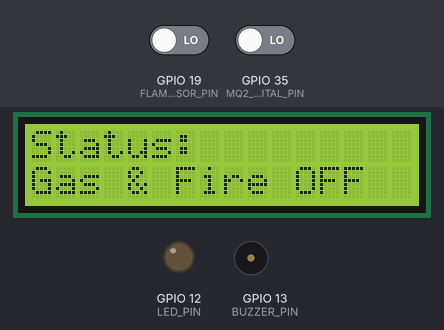
This sketch was run on a simulated ESP32. On the bench: 16×2 character LCD, output pins drawn as LEDs (lit = HIGH), buzzer (waves = sounding, pin HIGH). The test bench sets the inputs (shaded band); at power-on: GPIO 19 (FLAME_SENSOR_PIN) LOW, GPIO 35 (MQ2_DIGITAL_PIN) LOW. What the sketch prints to the serial monitor is not drawn.

Above: at 3.2 s.
3.3 s: GPIO 19 (FLAME_SENSOR_PIN) driven HIGH
At 4.6 s:
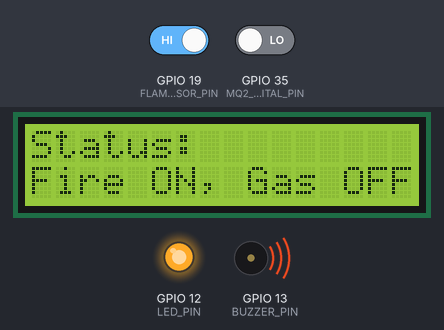
5.6 s: GPIO 35 (MQ2_DIGITAL_PIN) driven HIGH
At 6.8 s:
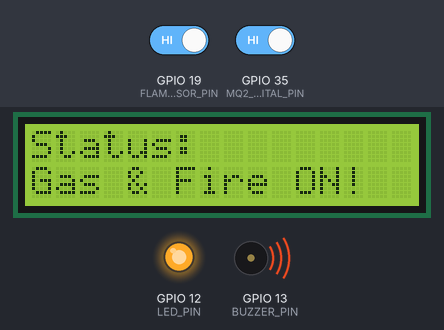
7.7 s: GPIO 19 (FLAME_SENSOR_PIN) driven LOW
At 9.0 s:
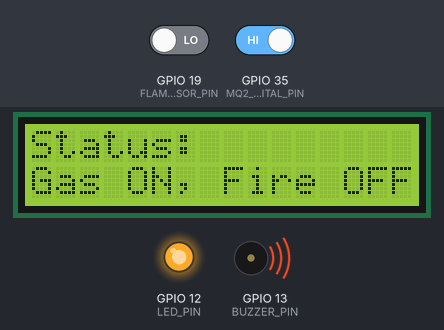
9.7 s: GPIO 35 (MQ2_DIGITAL_PIN) driven LOW
At 11.1 s:
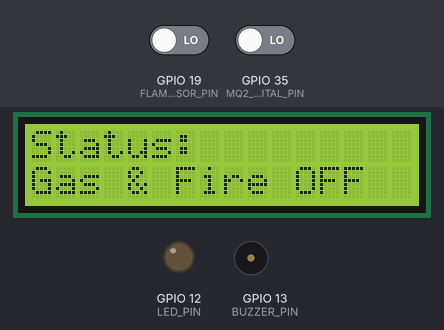
Timing chart, 0 to 12.7 s (numbered marks = the images above; inputs shaded):
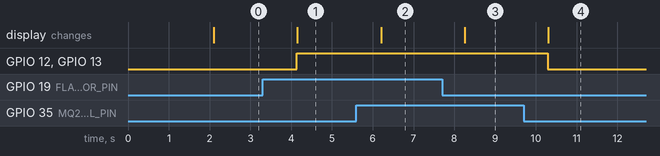

Measured:
- after the input at 3.3 s, GPIO 12 (LED_PIN), GPIO 13 (BUZZER_PIN): LOW → HIGH after 0.84 s; the display: changes after 0.85 s (image 1)
- after the input at 5.6 s, the display: changes after 0.61 s (image 2)
- after the input at 7.7 s, the display: changes after 0.56 s (image 3)
- after the input at 9.7 s, GPIO 12 (LED_PIN), GPIO 13 (BUZZER_PIN): HIGH → LOW after 0.59 s; the display: changes after 0.60 s (image 4)

The sketch:

works_all.ino
```cpp
#include <Wire.h>
#include <LiquidCrystal_I2C.h>

// Define I2C pins for ESP32
#define SDA_PIN 21
#define SCL_PIN 22

// Sensor Pins
#define MQ2_DIGITAL_PIN 35  // D0 (Digital Output) from MQ-2
#define FLAME_SENSOR_PIN 19 // D0 (Digital Output) from Flame Sensor

// Buzzer and LED Pins
#define BUZZER_PIN 13
#define LED_PIN 12

// LCD I2C Address (0x27 or 0x3F)
LiquidCrystal_I2C lcd(0x27, 16, 2);

void setup() {
  Serial.begin(115200);
  Serial.println("ESP32 Gas & Flame Detector");

  // Initialize I2C for LCD
  Wire.begin(SDA_PIN, SCL_PIN);
  lcd.init();
  lcd.backlight();
  lcd.setCursor(0, 0);
  lcd.print("Gas & Flame Sensor");

  // Set pin modes
  pinMode(MQ2_DIGITAL_PIN, INPUT);
  pinMode(FLAME_SENSOR_PIN, INPUT);
  pinMode(BUZZER_PIN, OUTPUT);
  pinMode(LED_PIN, OUTPUT);

  // Ensure LED & Buzzer are OFF at startup
  digitalWrite(BUZZER_PIN, LOW);
  digitalWrite(LED_PIN, LOW);

  delay(2000);
}

void loop() {
  int gasDetected = digitalRead(MQ2_DIGITAL_PIN);    // Read MQ-2 Gas Sensor
  int flameDetected = digitalRead(FLAME_SENSOR_PIN); // Read Flame Sensor

  Serial.print("Gas Status: ");
  Serial.println(gasDetected == HIGH ? "DANGER" : "SAFE");

  Serial.print("Flame Status: ");
  Serial.println(flameDetected != LOW ? "FIRE DETECTED" : "NO FIRE");

  // Update LCD
  lcd.clear();
  lcd.setCursor(0, 0);
  lcd.print("Status:");

  if (gasDetected == HIGH || flameDetected != LOW) { // Gas or Fire detected
    Serial.println("WARNING: Gas/Flame Detected!");
    digitalWrite(BUZZER_PIN, HIGH);
    digitalWrite(LED_PIN, HIGH);

    lcd.setCursor(0, 1);
    if (gasDetected == HIGH && flameDetected != LOW) {
      lcd.print("Gas & Fire ON!");
    } else if (gasDetected == HIGH) {
      lcd.print("Gas ON, Fire OFF");
    } else {
      lcd.print("Fire ON, Gas OFF");
    }
  } else { // Safe Condition
    Serial.println("SAFE: No Gas or Fire");
    digitalWrite(BUZZER_PIN, LOW);
    digitalWrite(LED_PIN, LOW);

    lcd.setCursor(0, 1);
    lcd.print("Gas & Fire OFF");
  }

  delay(1000); // Update every second
}
```
